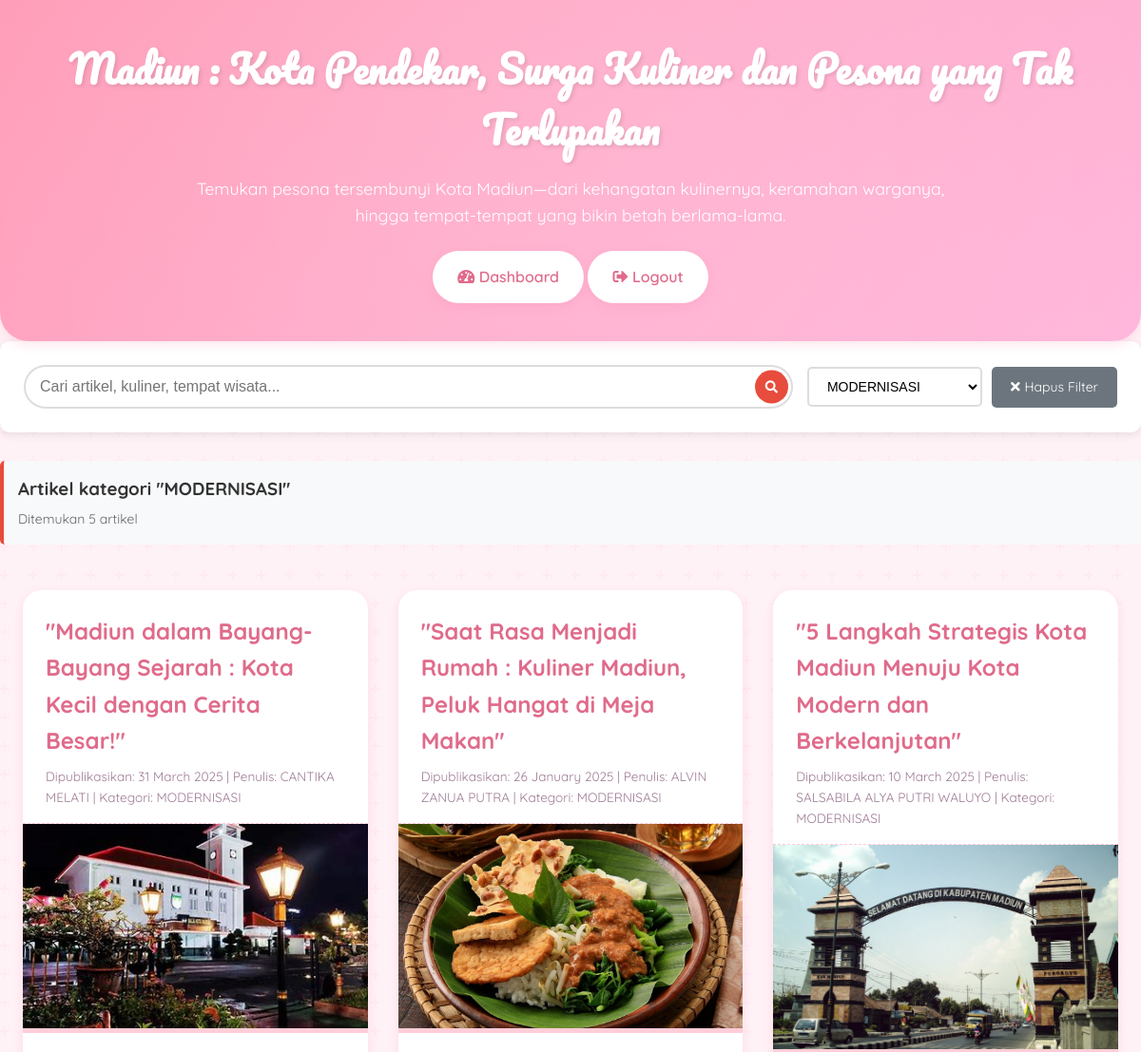
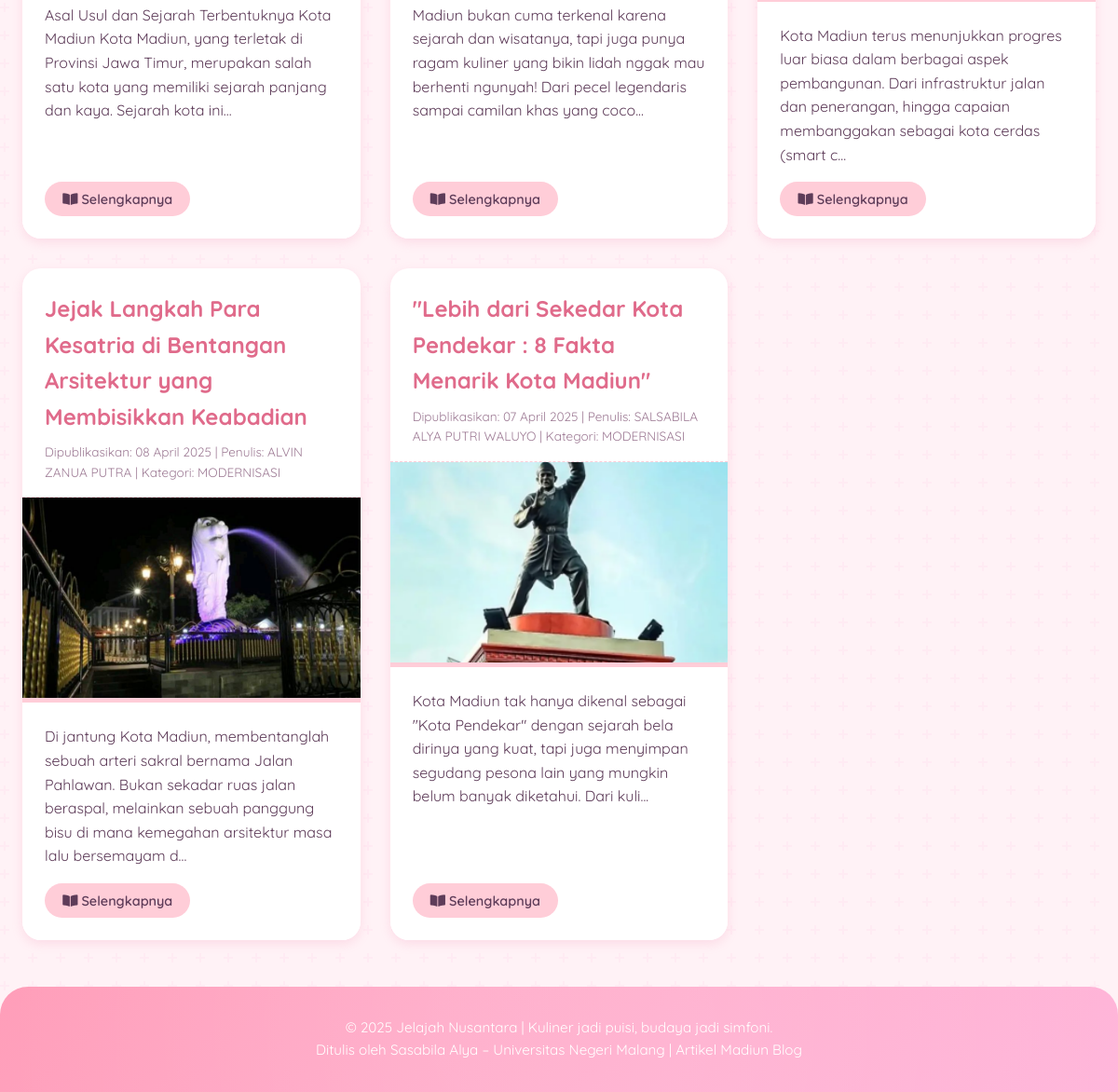
The app's page /main.php?category=MODERNISASI (signed in) with its own data (2 pictures, top to bottom).
### tables this page shows
CREATE TABLE `article` (
  `id` int NOT NULL AUTO_INCREMENT,
  `date` varchar(20) NOT NULL,
  `title` varchar(255) NOT NULL,
  `content` text NOT NULL,
  `picture` varchar(255) DEFAULT NULL,
  PRIMARY KEY (`id`)
);

### main.php (the view, shortened to what this page needs)
<?php
require 'koneksi.php';
function isLoggedIn()
{
    return isset($_SESSION['author_id']);
}
function getAllCategories()
{
    global $pdo;
    $stmt = $pdo->query("SELECT DISTINCT name FROM category ORDER BY name ASC");
    return $stmt->fetchAll(PDO::FETCH_ASSOC);
}
function getFilteredArticles($search = '', $category = '')
{
    global $pdo;
    $whereConditions = [];
    $params = [];
    $sql = "SELECT a.id, a.date, a.title, a.content, a.picture,
            GROUP_CONCAT(DISTINCT au.nickname) as author_nickname,
            GROUP_CONCAT(DISTINCT c.name SEPARATOR ', ') as category_names
            FROM article a
            JOIN article_author aa ON a.id = aa.article_id
            JOIN author au ON aa.author_id = au.id
            LEFT JOIN article_category ac ON a.id = ac.article_id
            LEFT JOIN category c ON ac.category_id = c.id";
    if (!empty($category) && $category !== 'semua') {
        $whereConditions[] = "c.name = ?";
        $params[] = $category;
    }
    if (!empty($whereConditions)) {
        $sql .= " WHERE " . implode(" AND ", $whereConditions);
    }
    $sql .= " GROUP BY a.id, a.date, a.title, a.content, a.picture
              ORDER BY a.date DESC";
    $stmt = $pdo->prepare($sql);
    $stmt->execute($params);
    return $stmt->fetchAll(PDO::FETCH_ASSOC);
}
$search = isset($_GET['search']) ? trim($_GET['search']) : '';
$selectedCategory = isset($_GET['category']) ? trim($_GET['category']) : '';
$articles = getFilteredArticles($search, $selectedCategory);
$categories = getAllCategories();
$totalArticles = count($articles);
?>
<!DOCTYPE html>
<html lang="id">
<head>
    <link rel="stylesheet" href="./css/style.css">
    <link rel="stylesheet" href="https://cdnjs.cloudflare.com/ajax/libs/font-awesome/5.15.3/css/all.min.css">
</head>
<body data-new-gr-c-s-check-loaded="14.1101.0" data-gr-ext-installed="" style="overflow: auto;">
    <?php
    if (isset($_SESSION['toast_message'])): ?>
        <div class="toast-container">
        </div>
    <?php
    endif;
    ?>
    <header>
        <h1>Madiun : Kota Pendekar, Surga Kuliner dan Pesona yang Tak Terlupakan</h1>
        <p>Temukan pesona tersembunyi Kota Madiun—dari kehangatan kulinernya, keramahan warganya, hingga tempat-tempat
            yang bikin betah berlama-lama.</p>
        <div class="header-buttons">
            <?php if (isLoggedIn()): ?>
                <a href="dashboard.php" class="btn"><i class="fas fa-tachometer-alt"></i> Dashboard</a>
                <a href="logout.php" class="btn"><i class="fas fa-sign-out-alt"></i> Logout</a>
            <?php else: ?>
                <a href="login.php" class="btn"><i class="fas fa-sign-in-alt"></i> Masuk</a>
                <a href="register.php" class="btn"><i class="fas fa-user-plus"></i> Daftar</a>
            <?php endif; ?>
        </div>
    </header>
    <div class="search-filter-section">
        <form method="GET" action="" class="search-filter-container">
            <div class="search-box">
                <input type="text"
                    name="search"
                    class="search-input"
                    placeholder="Cari artikel, kuliner, tempat wisata..."
                    value="<?= htmlspecialchars($search) ?>"
                    autocomplete="off">
                <button type="submit" class="search-btn">
                    <i class="fas fa-search"></i>
                </button>
            </div>
            <div class="category-filter">
                <select name="category" class="category-select" onchange="this.form.submit()">
                    <?php foreach ($categories as $category): ?>
                        <option value="<?= htmlspecialchars($category['name']) ?>"
                            <?= $selectedCategory === $category['name'] ? 'selected' : '' ?>>
                            <?= htmlspecialchars($category['name']) ?>
                        </option>
                    <?php endforeach; ?>
                </select>
                <?php if (!empty($search) || !empty($selectedCategory)): ?>
                    <a href="main.php" class="clear-filters">
                        <i class="fas fa-times"></i> Hapus Filter
                    </a>
                <?php endif; ?>
            </div>
        </form>
    </div>
    <?php if (!empty($search) || !empty($selectedCategory)): ?>
        <div class="results-info">
            <h3>
                <?php if (!empty($search) && !empty($selectedCategory)): ?>
                    Hasil pencarian "<?= htmlspecialchars($search) ?>" dalam kategori "<?= htmlspecialchars($selectedCategory) ?>"
                <?php elseif (!empty($search)): ?>
                    Hasil pencarian "<?= htmlspecialchars($search) ?>"
                <?php elseif (!empty($selectedCategory)): ?>
                    Artikel kategori "<?= htmlspecialchars($selectedCategory) ?>"
                <?php endif; ?>
            </h3>
            <p>Ditemukan <?= $totalArticles ?> artikel</p>
        </div>
    <?php endif; ?>
    <div class="blog-container">
        <?php if (!empty($articles)): ?>
            <?php foreach ($articles as $article): ?>
                <div class="article-card">
                    <h2 class="title">
                        <?php
                        $title = htmlspecialchars($article['title']);
                        echo $title;
                        ?>
                    </h2>
                    <p class="meta">
                        Dipublikasikan: <?= date("d F Y", strtotime($article['date'])) ?> |
                        Penulis: <?= htmlspecialchars($article['author_nickname']) ?> |
                        Kategori: <?= htmlspecialchars($article['category_names']) ?>
                    </p>
                    <img src="assets/img/<?= htmlspecialchars($article['picture']) ?>"
                        class="article-image"
                        alt="<?= htmlspecialchars($article['title']) ?>"
                        loading="lazy">
                    <div class="content">
                        <p>
                            <?php
                            $content = htmlspecialchars(substr($article['content'], 0, 200)) . '...';
                            echo $content;
                            ?>
                        </p>
                        <button onclick="showArticle(<?= $article['id'] ?>)" class="more-btn">
                            <i class="fas fa-book-open"></i> Selengkapnya
                        </button>
                    </div>
                </div>
            <?php endforeach; ?>
        <?php endif; ?>
    </div>
    <footer style="margin-top: 50px;">
        <p>© <?= date('Y') ?> Jelajah Nusantara | Kuliner jadi puisi, budaya jadi simfoni.</p>
        <p>Ditulis oleh Sasabila Alya – Universitas Negeri Malang | Artikel Madiun Blog</p>
    </footer>
</body>
</html>

### main.php (style rules this page uses)
.search-filter-section { background: #fff; padding: 25px; border-radius: 10px; box-shadow: 0 2px 10px rgba(0, 0, 0, 0.1); margin-bottom: 30px; }
.search-filter-container { display: flex; gap: 15px; align-items: center; flex-wrap: wrap; }
.search-box { flex: 1; min-width: 250px; position: relative; }
.search-input { width: 100%; padding: 12px 45px 12px 15px; border: 2px solid #ddd; border-radius: 25px; font-size: 16px; outline: none; transition: border-color 0.3s ease; }
.search-btn { position: absolute; right: 5px; top: 50%; transform: translateY(-50%); background: #e74c3c; color: white; border: none; border-radius: 50%; width: 35px; height: 35px; cursor: pointer; display: flex; align-items: center; justify-content: center; transition: background-color 0.3s ease; }
.category-filter { display: flex; gap: 10px; align-items: center; flex-wrap: wrap; }
.category-select { padding: 10px 15px; border: 2px solid #ddd; border-radius: 5px; font-size: 14px; background: white; cursor: pointer; outline: none; min-width: 120px; }
.clear-filters { padding: 10px 20px; background: #6c757d; color: white; border: none; border-radius: 5px; cursor: pointer; text-decoration: none; font-size: 14px; display: flex; align-items: center; gap: 5px; transition: background-color 0.3s ease; }
.results-info { margin-bottom: 20px; padding: 15px; background: #f8f9fa; border-radius: 5px; border-left: 4px solid #e74c3c; }
.results-info h3 { margin: 0 0 5px 0; color: #333; }
.results-info p { margin: 0; color: #666; font-size: 14px; }
.toast-container { position: fixed; top: 20px; right: 20px; z-index: 1000; transition: all 0.3s ease; }

### records on screen
article: title "\"Madiun dalam Bayang-Bayang Sejarah : Kota Kecil dengan Cerita Besar!\"", date "31 March 2025", author_nickname "CANTIKA MELATI", category_names "MODERNISASI", shows a picture, content "Asal Usul dan Sejarah Terbentuknya Kota Madiun Kota Madiun, yang terletak di Provinsi Jawa Timur, merupakan salah satu kota yang memiliki sejarah panjang dan kaya. Sejarah kota ini..."
article: title "\"Saat Rasa Menjadi Rumah : Kuliner Madiun, Peluk Hangat di Meja Makan\"", date "26 January 2025", author_nickname "ALVIN ZANUA PUTRA", category_names "MODERNISASI", picture (picture), content "Madiun bukan cuma terkenal karena sejarah dan wisatanya, tapi juga punya ragam kuliner yang bikin lidah nggak mau berhenti ngunyah! Dari pecel legendaris sampai camilan khas yang coco..."
article: title "\"5 Langkah Strategis Kota Madiun Menuju Kota Modern dan Berkelanjutan\"", date "10 March 2025", author_nickname "SALSABILA ALYA PUTRI WALUYO", category_names "MODERNISASI", picture (picture), content "Kota Madiun terus menunjukkan progres luar biasa dalam berbagai aspek pembangunan. Dari infrastruktur jalan dan penerangan, hingga capaian membanggakan sebagai kota cerdas (smart c..."
article: title "Jejak Langkah Para Kesatria di Bentangan Arsitektur yang Membisikkan Keabadian", date "08 April 2025", author_nickname "ALVIN ZANUA PUTRA", category_names "MODERNISASI", picture (picture), content "Di jantung Kota Madiun, membentanglah sebuah arteri sakral bernama Jalan Pahlawan. Bukan sekadar ruas jalan beraspal, melainkan sebuah panggung bisu di mana kemegahan arsitektur masa lalu bersemayam d..."
article: title "\"Lebih dari Sekedar Kota Pendekar : 8 Fakta Menarik Kota Madiun\"", date "07 April 2025", author_nickname "SALSABILA ALYA PUTRI WALUYO", category_names "MODERNISASI", shows a picture, content "Kota Madiun tak hanya dikenal sebagai \"Kota Pendekar\" dengan sejarah bela dirinya yang kuat, tapi juga menyimpan segudang pesona lain yang mungkin belum banyak diketahui. Dari kuli..."

### other values on screen
$selectedCategory "MODERNISASI"
$totalArticles "5"
form field category "MODERNISASI"
